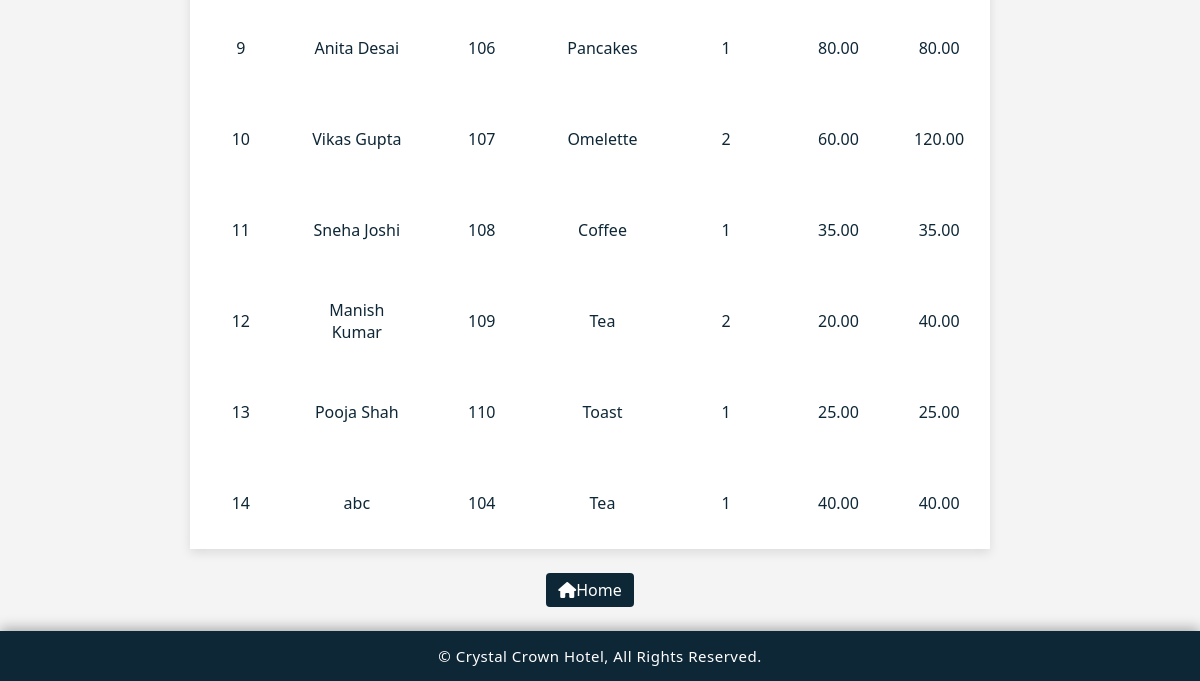
Page /project/admin/breakfast_master.php (lower part) on the earlier database version.
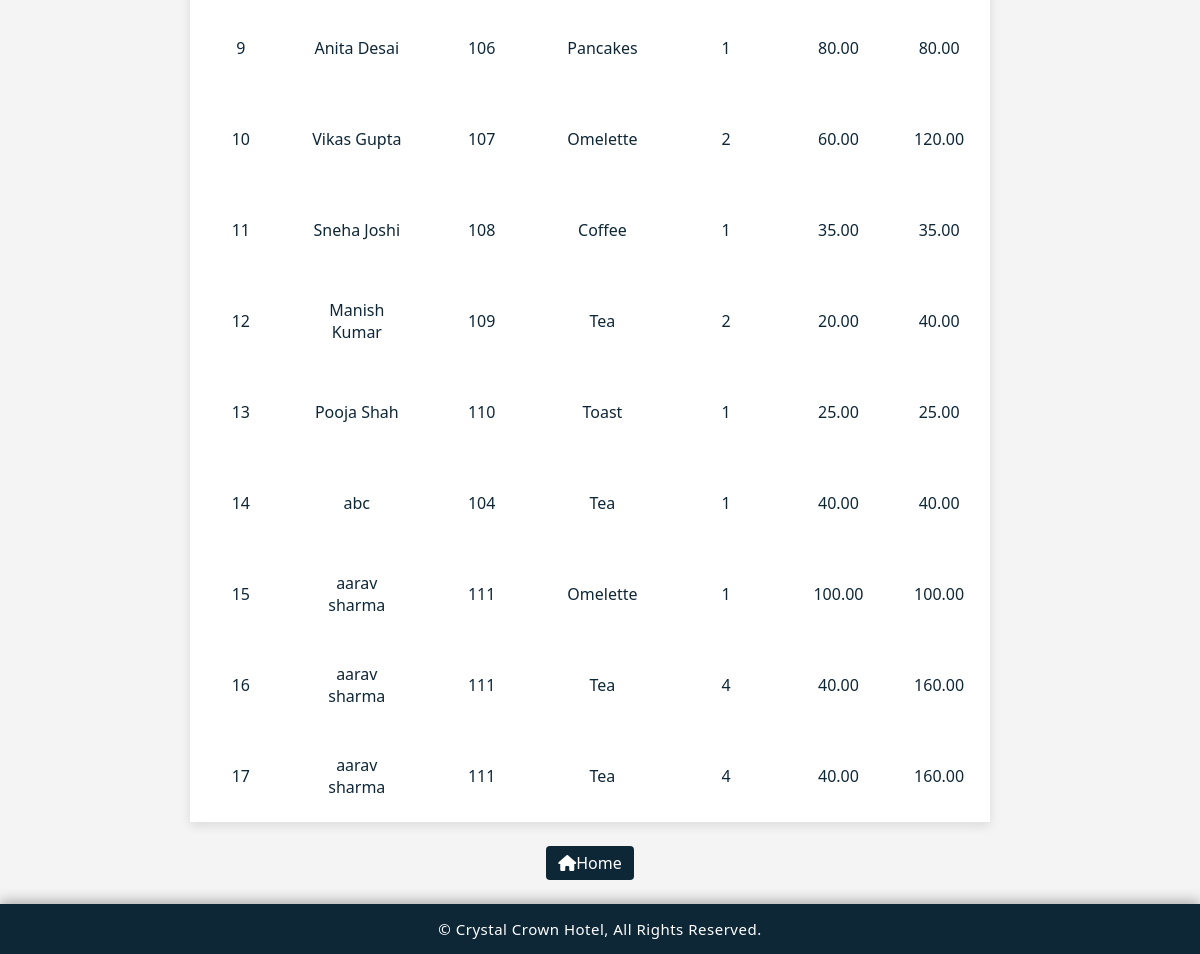
Same page on the later database version.
### tables this page shows
CREATE TABLE `breakfast_orders` (
  `id` int(11) NOT NULL,
  `customer_name` varchar(100) DEFAULT NULL,
  `room_number` varchar(20) DEFAULT NULL,
  `item` varchar(100) DEFAULT NULL,
  `quantity` int(11) DEFAULT NULL,
  `price` decimal(10,2) DEFAULT NULL,
  `total` decimal(10,2) DEFAULT NULL,
  `order_time` timestamp NOT NULL DEFAULT current_timestamp()
);

### project/admin/breakfast_master.php (the view, shortened to what this page needs)
<?php
include ("header.php");
$conn = mysqli_connect("localhost", "root", "", "crystal_crown_hotel");
$result = mysqli_query($conn, "SELECT * FROM breakfast_orders ");
?>
<!DOCTYPE html>
<html lang="en">
<head>
    <link rel="stylesheet" href="https://cdnjs.cloudflare.com/ajax/libs/font-awesome/6.5.0/css/all.min.css">
    <link rel="stylesheet" href="design.css" />
</head>
<body>
    <table>
        <?php
        if (mysqli_num_rows($result) > 0) {
            while ($row = mysqli_fetch_assoc($result)) {
                echo "<tr>
                    <td>{$row['id']}</td>
                    <td>{$row['customer_name']}</td>
                    <td>{$row['room_number']}</td>
                    <td>{$row['item']}</td>
                    <td>{$row['quantity']}</td>
                    <td>{$row['price']}</td>
                    <td>{$row['total']}</td>
                </tr>";
            }
        } else {
            echo "<tr><td colspan='7'>No breakfast orders found.</td></tr>";
        }
        ?>
    </table>
</body>
<?php include("footer.php"); ?>
<section class='btn'>
                   <a href='index.php'><i class='fas fa-home'></i>Home</a>
                   </section>
</html>

Differences in the rows shown:
added breakfast_orders: id "15", customer_name "aarav sharma", room_number "111", item "Omelette", quantity "1", price "100.00", total "100.00"
added breakfast_orders: id "16", customer_name "aarav sharma", room_number "111", item "Tea", quantity "4", price "40.00", total "160.00"
added breakfast_orders: id "17", customer_name "aarav sharma", room_number "111", item "Tea", quantity "4", price "40.00", total "160.00"
